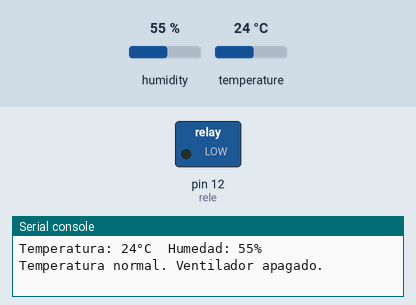
Bench run of a program on a simulated MicroPython board. Parts: switched loads named in the program (green lamp = pin HIGH), the last lines printed to the serial console. The inputs (shaded band) are chosen by the test bench; at power-on: temperature 24 °C, humidity 55 %.

Above: at 1.2 s.
1.3 s: temperature set to 28 °C
4.0 s: temperature set to 31 °C
At 4.8 s:
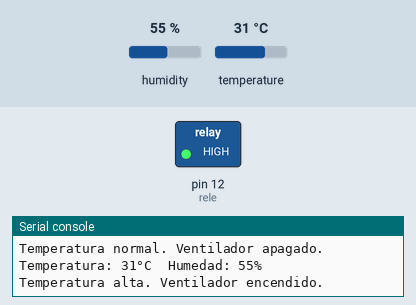
6.7 s: temperature set to 12 °C
At 9.3 s:
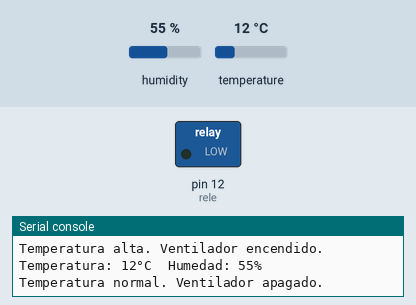
9.6 s: temperature set to 33 °C
At 10.7 s:
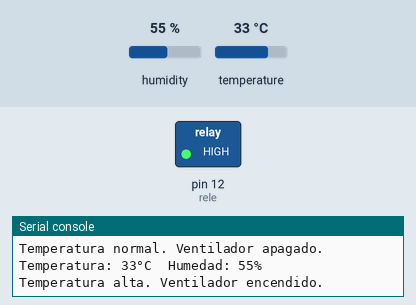
Timing chart, 0 to 12.6 s (numbered marks = the images above; inputs shaded):
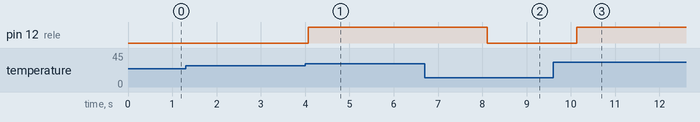

The program:

main.py
```python
from machine import Pin
import dht
import time

# sensor DHT11
sensor = dht.DHT11(Pin(14))

# Relé conectado en el pin GPIO12
rele = Pin(12, Pin.OUT)
rele.value(0)  # rele apagado al inicio

# Temperatura límite en grados Celsius
Limite_temperatura = 30

while True:
    try:
        sensor.measure() # Leemos los valores del sensor
        temperatura = sensor.temperature() # Obtenemos la temperatura
        humedad = sensor.humidity() # Obtenemos la humedad


        print("Temperatura: {}°C  Humedad: {}%".format(temperatura, humedad))

        # Prendido y apagado del ventilador
        if temperatura >= Limite_temperatura:
            rele.value(1)  # relé prendido (activar ventilador)
            print("Temperatura alta. Ventilador encendido.")
        else:
            rele.value(0)  # relé apagado
            print("Temperatura normal. Ventilador apagado.")

    except OSError as e:
        print("Error al leer del sensor:", e)

    time.sleep(2)
```

Measured:
- the behaviour switches between 29 and 30 °C on temperature (found by bisection; images 0 and 1)
- after the input at 4.0 s, pin 12 (rele): LOW → HIGH after 0.07 s
- after the input at 6.7 s, pin 12 (rele): HIGH → LOW after 1.4 s
- after the input at 9.6 s, pin 12 (rele): LOW → HIGH after 0.54 s
